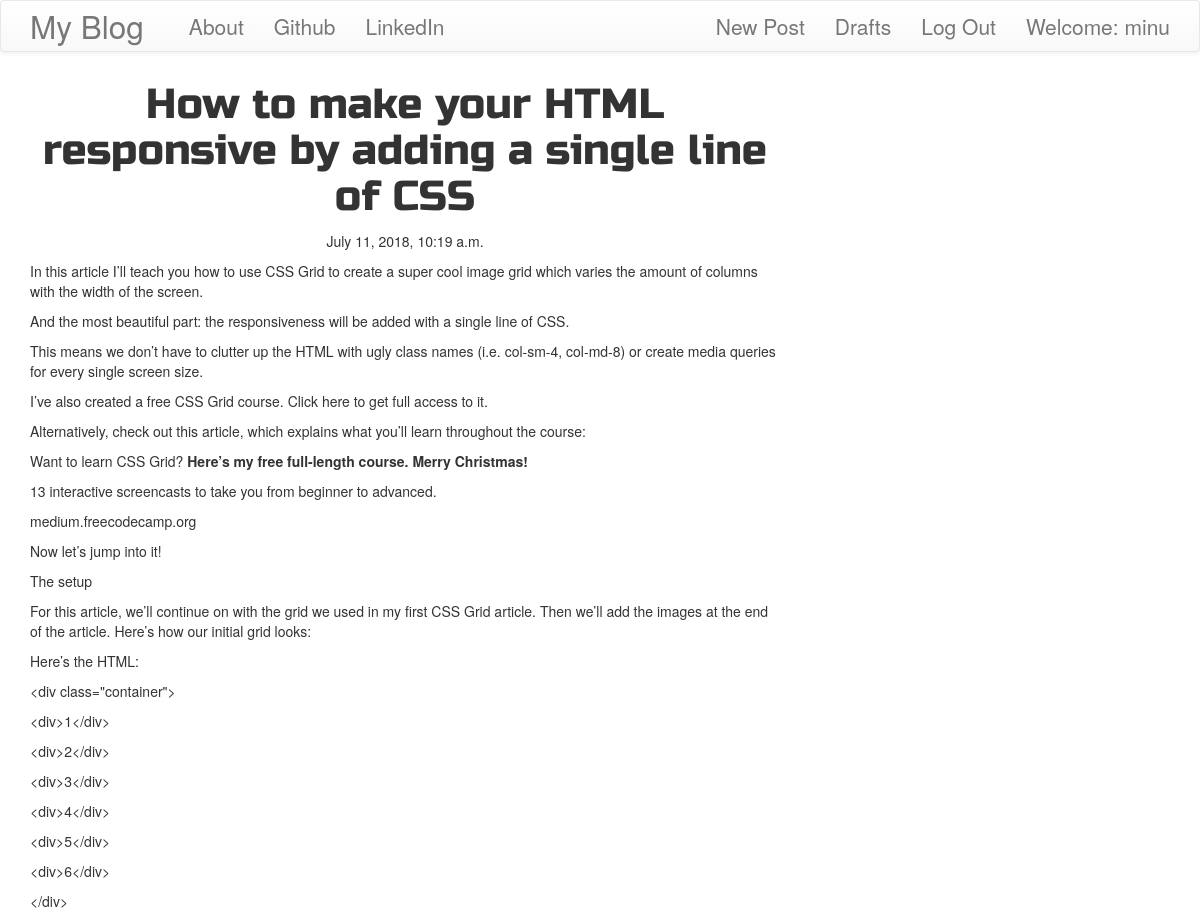
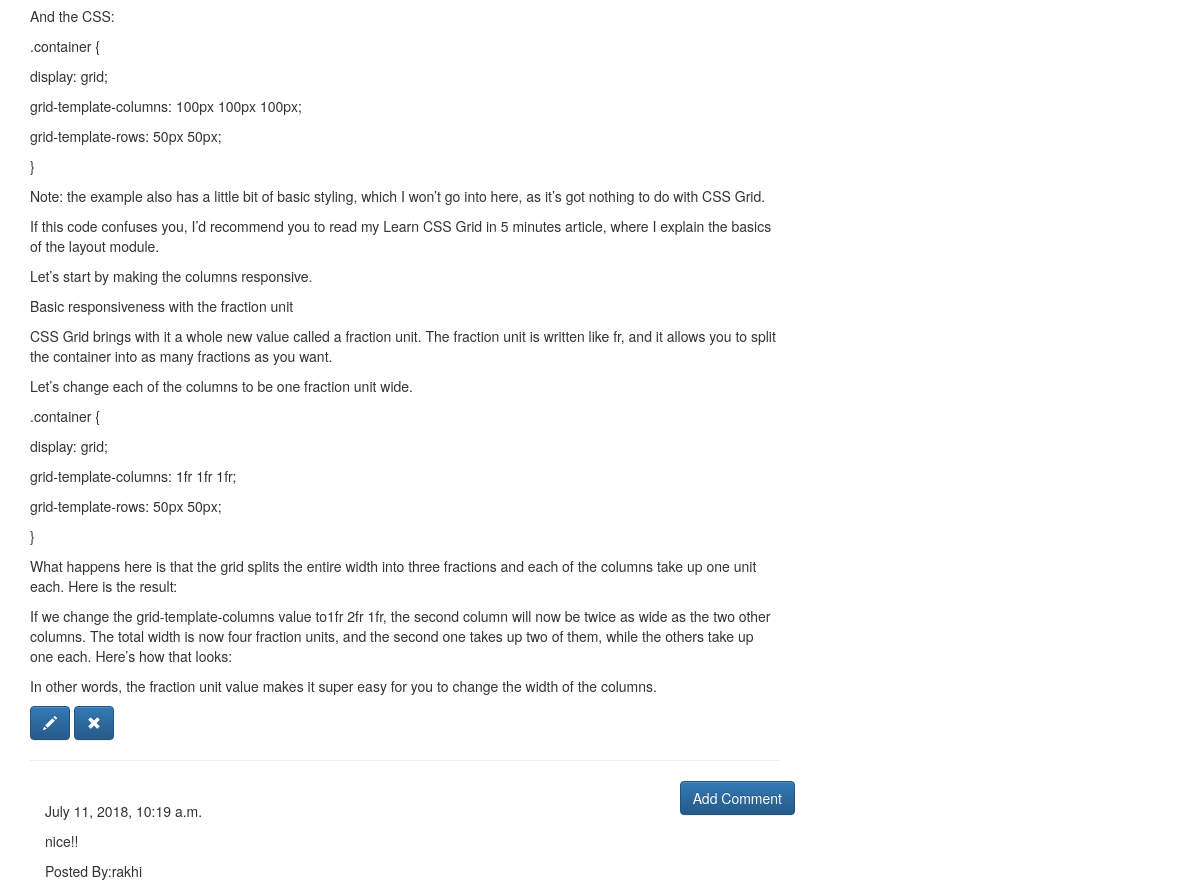
The app's page /post/9 (signed in) with its own data (2 pictures, top to bottom).
### blog/models.py (models this page shows, shortened)
class Post(models.Model):
	author = models.ForeignKey('auth.User',on_delete = models.CASCADE,)
	title = models.CharField(max_length=200)
	text = models.TextField()
	create_date = models.DateTimeField(default=timezone.now)
	published_date= models.DateTimeField()

class Comment(models.Model):
	post = models.ForeignKey('blog.Post', related_name='comments',on_delete = models.CASCADE,)
	author = models.CharField(max_length=200)
	text = models.TextField()
	create_date = models.DateTimeField(default=timezone.now)
	approved_comment = models.BooleanField(default=False)

### blog/views.py (the view)
# urls.py: url(r'^post/(?P<pk>\d+)$',views.PostDetailView.as_view(),name ='post_detail'),
class PostDetailView(DetailView):
	model = Post

### blog/templates/blog/post_detail.html (shortened to what this page needs)
{% extends "blog/base.html" %}
{% block content %}
<h1 class="posttitle loader">{{ post.title }}</h1>
{% if post.published_date %}
<div class="date postdate">
	{{ post.published_date }}
</div>
{% else %}
  <a class="btn btn-default loader" href="{% url 'post_publish' pk=post.pk %}"> Publish </a>
{% endif %}
<p class="postcontent">{{ post.text|safe|linebreaksbr }}</p>
{% if user.is_authenticated %}
<a class="btn btn-primary loader" href="{% url 'post_edit' pk=post.pk %}"><span class="glyphicon glyphicon-pencil"></span></a>
<a class="btn btn-primary loader" href="{% url 'post_remove' pk=post.pk %}"><span class="glyphicon glyphicon-remove"></span></a>
{% endif %}
<hr>
<a class ="btn btn-primary btn-comment loader" href="{% url 'add_comment_to_post' pk=post.pk %}">Add Comment</a>
<div class="container">
	{% for comment in post.comments.all %}
    <br>
    {% if user.is_authenticated or comment.approved_comment %}
    {{ comment.create_date }}
	<p>{{ comment.text|safe|linebreaks }}</p>
	<p>Posted By:{{comment.author}}</p>
	{% endif %}
	{% empty %}
	<p>No Comments</p>
	{% endfor %}
</div>
{% endblock %}

### blog/templates/blog/base.html (shortened to what this page needs)
<!DOCTYPE html>
{% load staticfiles %}
<html>
<head>
<link rel="stylesheet" href="https://maxcdn.bootstrapcdn.com/bootstrap/3.3.7/css/bootstrap.min.css">
<link rel="stylesheet" href="https://maxcdn.bootstrapcdn.com/bootstrap/3.3.7/css/bootstrap-theme.min.css">
<link rel="stylesheet" href="//cdn.jsdelivr.net/npm/medium-editor@latest/dist/css/medium-editor.min.css" type="text/css" media="screen" charset="utf-8">
<link rel="stylesheet" href="{% static "css/blog.css" %}">
</head>
<body>
<nav class="navbar navbar-default techfont custom-navbar">
	<div class="container">
		<ul class="nav navbar-nav">
			<li><a class="navbar-brand bigbrand" href="{% url 'post_list' %}"> My Blog</li>
			<li><a href="{% url 'about' %}">About</a></li>
			<li><a href="https://github.com/minukumari">Github</a></li>
			<li><a href="https://www.linkedin.com/in/minu-kumari-55356313a/">LinkedIn</a></li>
		</ul>
		<ul class="nav navbar-nav navbar-right">
			{% if user.is_authenticated %}
			<li>
				<a href="{% url 'post_new' %}">New Post</a>
			</li>
			<li>
				<a href="{% url 'post_draft_list' %}">Drafts</a>
			</li>
			<li>
				<a href="{% url 'logout' %}"> Log Out</a>
			</li>
			<li>
				<a>Welcome: {{user.username}}</a>
			</li>
			{% else %}
			<li>
				<a class="nav navbar-right" href="{% url 'login' %}"><span class="glyphicon glyphicon-user"></span></a>
			</li>
			{% endif %}
		</ul>
	</div>
</nav>
<div class="content container">
	<div class="row">
		<div class="col-md-8">
			<div class="blog_posts">
				{% block content %}
				{% endblock %}
			</div>
		</div>
	</div>
</div>
</body>
</html>

### blog/static/css/blog.css (style rules this page uses)
.techfont { font: 'Russo One',sans-serif; font-size: 1.5em; margin-bottom: 10px; }
.bigbrand { font-size: 1.5em; }
.postdate { text-align: center; }
.posttitle { font-family: 'Russo One',sans-serif; font-size: 3em; text-align: center; }
.postcontent { font-family: 'Montserrat'; font-size: 1.5em; }
.btn-comment { position: absolute; right:0px; }
.loader { filter:hue-rotate(0deg); color:linear-gradient(45deg,#0f8,#08f); text-color:linear-gradient(45deg,#0f8,#08f); animation:hue 10000ms infinite linear; }

### records on screen
Post: title "How to make your HTML responsive by adding a single line of CSS", published_date "July 11, 2018, 10:19 a.m.", text "In this article I’ll teach you how to use CSS Grid to create a super cool image grid which varies the amount of columns with the width of the screen. And the most beautiful part: the responsiveness will be added with a single line of CSS. This means we don’t have to clutter up the HTML with ugly class names (i.e. col-sm-4, col-md-8) or create media queries for every single screen size. I’ve also created a free CSS Grid course. Click here to get full access to it. Alternatively, check out this article, which explains what you’ll learn throughout the course: Want to learn CSS Grid? Here’s my free full-length course. Merry Christmas! 13 interactive screencasts to take you from beginner to…"
Comment: create_date "July 11, 2018, 10:19 a.m.", text "nice!!", author "rakhi"

### other values on screen
{{ user.username }} "minu"
